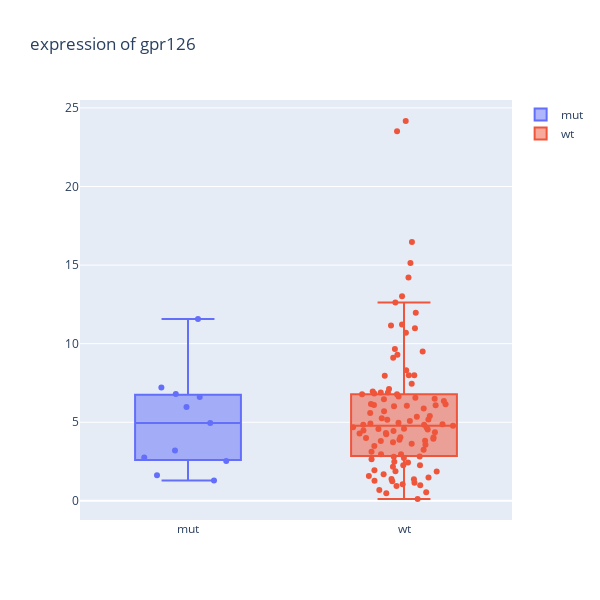

This figure's notebook cell:
### Code cell
dfm = df.pivot(index='patient', columns='xx', values='GPR126')
dfm.columns = ['mut', 'wt']
dfm.head(2)

data=[go.Box(y=dfm[col], name=col, boxpoints='all', pointpos = 0, jitter=1, text=dfm[col].index.tolist()) for col in dfm.columns]

layout=go.Layout(title='expression of gpr126',
                width=600,
                height=600)

fig = go.Figure(data=data, layout=layout)

iplot(fig)

### Figure 1 — Plotly figure (JSON) as saved in the notebook; plotly's stock layout.template omitted (floating-point values rounded to 4 significant figures)
{"data": [{"boxpoints": "all", "jitter": 1, "name": "mut", "pointpos": 0, "text": ["HTMCP-03-06-02001", "HTMCP-03-06-02002", "HTMCP-03-06-02003", "HTMCP-03-06-02006", "HTMCP-03-06-02008", "HTMCP-03-06-02012", "HTMCP-03-06-02013", "HTMCP-03-06-02020", "HTMCP-03-06-02036", "HTMCP-03-06-02037", "HTMCP-03-06-02040", "HTMCP-03-06-02042", "HTMCP-03-06-02046", "HTMCP-03-06-02047", "HTMCP-03-06-02054", "HTMCP-03-06-02057", "HTMCP-03-06-02058", "HTMCP-03-06-02063", "HTMCP-03-06-02068", "HTMCP-03-06-02070", "HTMCP-03-06-02071", "HTMCP-03-06-02074", "HTMCP-03-06-02075", "HTMCP-03-06-02076", "HTMCP-03-06-02089", "HTMCP-03-06-02092", "HTMCP-03-06-02097", "HTMCP-03-06-02098", "HTMCP-03-06-02099", "HTMCP-03-06-02103", "HTMCP-03-06-02108", "HTMCP-03-06-02109", "HTMCP-03-06-02110", "HTMCP-03-06-02113", "HTMCP-03-06-02120", "HTMCP-03-06-02125", "HTMCP-03-06-02128", "HTMCP-03-06-02139", "HTMCP-03-06-02144", "HTMCP-03-06-02145", "HTMCP-03-06-02147", "HTMCP-03-06-02148", "HTMCP-03-06-02149", "HTMCP-03-06-02150", "HTMCP-03-06-02151", "HTMCP-03-06-02152", "HTMCP-03-06-02155", "HTMCP-03-06-02156", "HTMCP-03-06-02170", "HTMCP-03-06-02174", "HTMCP-03-06-02175", "HTMCP-03-06-02176", "HTMCP-03-06-02179", "HTMCP-03-06-02180", "HTMCP-03-06-02182", "HTMCP-03-06-02185", "HTMCP-03-06-02194", "HTMCP-03-06-02195", "HTMCP-03-06-02196", "HTMCP-03-06-02197", "HTMCP-03-06-02202", "HTMCP-03-06-02203", "HTMCP-03-06-02204", "HTMCP-03-06-02205", "HTMCP-03-06-02209", "HTMCP-03-06-02210", "HTMCP-03-06-02213", "HTMCP-03-06-02214", "HTMCP-03-06-02215", "HTMCP-03-06-02216", "HTMCP-03-06-02217", "HTMCP-03-06-02219", "HTMCP-03-06-02222", "HTMCP-03-06-02225", "HTMCP-03-06-02230", "HTMCP-03-06-02235", "HTMCP-03-06-02238", "HTMCP-03-06-02239", "HTMCP-03-06-02240", "HTMCP-03-06-02242", "HTMCP-03-06-02256", "HTMCP-03-06-02259", "HTMCP-03-06-02260", "HTMCP-03-06-02261", "HTMCP-03-06-02262", "HTMCP-03-06-02264", "HTMCP-03-06-02266", "HTMCP-03-06-02267", "HTMCP-03-06-02268", "HTMCP-03-06-02320", "HTMCP-03-06-02322", "HTMCP-03-06-02326", "HTMCP-03-06-02328", "HTMCP-03-06-02330", "HTMCP-03-06-02332", "HTMCP-03-06-02333", "HTMCP-03-06-02335", "HTMCP-03-06-02340", "HTMCP-03-06-02341", "HTMCP-03-06-02344", "HTMCP-03-06-02346", "HTMCP-03-06-02354", "HTMCP-03-06-02377", "HTMCP-03-06-02392", "HTMCP-03-06-02393", "HTMCP-03-06-02396", "HTMCP-03-06-02411", "HTMCP-03-06-02414", "HTMCP-03-06-02417", "HTMCP-03-06-02424", "HTMCP-03-06-02427", "HTMCP-03-06-02428", "HTMCP-03-06-02434", "HTMCP-03-06-02435", "HTMCP-03-06-02437", "HTMCP-03-06-02441", "HTMCP-03-06-02442", "HTMCP-03-06-02447"], "type": "box", "y": [null, null, null, null, null, null, null, null, null, null, null, null, null, null, null, null, 4.959, 2.76, null, null, null, null, 6.795, null, null, null, null, null, null, null, null, null, null, null, null, null, null, null, null, null, null, 1.3, null, null, null, null, null, null, null, null, null, null, null, null, null, null, null, null, null, null, null, 3.197, null, null, null, 2.542, null, 1.622, null, null, null, null, null, null, null, null, null, null, null, null, null, null, 7.21, null, null, null, null, null, null, null, null, 11.57, null, null, null, 5.965, null, null, null, null, 6.6, null, null, null, null, null, null, null, null, null, null, null, null, null, null, null, null, null]}, {"boxpoints": "all", "jitter": 1, "name": "wt", "pointpos": 0, "text": ["HTMCP-03-06-02001", "HTMCP-03-06-02002", "HTMCP-03-06-02003", "HTMCP-03-06-02006", "HTMCP-03-06-02008", "HTMCP-03-06-02012", "HTMCP-03-06-02013", "HTMCP-03-06-02020", "HTMCP-03-06-02036", "HTMCP-03-06-02037", "HTMCP-03-06-02040", "HTMCP-03-06-02042", "HTMCP-03-06-02046", "HTMCP-03-06-02047", "HTMCP-03-06-02054", "HTMCP-03-06-02057", "HTMCP-03-06-02058", "HTMCP-03-06-02063", "HTMCP-03-06-02068", "HTMCP-03-06-02070", "HTMCP-03-06-02071", "HTMCP-03-06-02074", "HTMCP-03-06-02075", "HTMCP-03-06-02076", "HTMCP-03-06-02089", "HTMCP-03-06-02092", "HTMCP-03-06-02097", "HTMCP-03-06-02098", "HTMCP-03-06-02099", "HTMCP-03-06-02103", "HTMCP-03-06-02108", "HTMCP-03-06-02109", "HTMCP-03-06-02110", "HTMCP-03-06-02113", "HTMCP-03-06-02120", "HTMCP-03-06-02125", "HTMCP-03-06-02128", "HTMCP-03-06-02139", "HTMCP-03-06-02144", "HTMCP-03-06-02145", "HTMCP-03-06-02147", "HTMCP-03-06-02148", "HTMCP-03-06-02149", "HTMCP-03-06-02150", "HTMCP-03-06-02151", "HTMCP-03-06-02152", "HTMCP-03-06-02155", "HTMCP-03-06-02156", "HTMCP-03-06-02170", "HTMCP-03-06-02174", "HTMCP-03-06-02175", "HTMCP-03-06-02176", "HTMCP-03-06-02179", "HTMCP-03-06-02180", "HTMCP-03-06-02182", "HTMCP-03-06-02185", "HTMCP-03-06-02194", "HTMCP-03-06-02195", "HTMCP-03-06-02196", "HTMCP-03-06-02197", "HTMCP-03-06-02202", "HTMCP-03-06-02203", "HTMCP-03-06-02204", "HTMCP-03-06-02205", "HTMCP-03-06-02209", "HTMCP-03-06-02210", "HTMCP-03-06-02213", "HTMCP-03-06-02214", "HTMCP-03-06-02215", "HTMCP-03-06-02216", "HTMCP-03-06-02217", "HTMCP-03-06-02219", "HTMCP-03-06-02222", "HTMCP-03-06-02225", "HTMCP-03-06-02230", "HTMCP-03-06-02235", "HTMCP-03-06-02238", "HTMCP-03-06-02239", "HTMCP-03-06-02240", "HTMCP-03-06-02242", "HTMCP-03-06-02256", "HTMCP-03-06-02259", "HTMCP-03-06-02260", "HTMCP-03-06-02261", "HTMCP-03-06-02262", "HTMCP-03-06-02264", "HTMCP-03-06-02266", "HTMCP-03-06-02267", "HTMCP-03-06-02268", "HTMCP-03-06-02320", "HTMCP-03-06-02322", "HTMCP-03-06-02326", "HTMCP-03-06-02328", "HTMCP-03-06-02330", "HTMCP-03-06-02332", "HTMCP-03-06-02333", "HTMCP-03-06-02335", "HTMCP-03-06-02340", "HTMCP-03-06-02341", "HTMCP-03-06-02344", "HTMCP-03-06-02346", "HTMCP-03-06-02354", "HTMCP-03-06-02377", "HTMCP-03-06-02392", "HTMCP-03-06-02393", "HTMCP-03-06-02396", "HTMCP-03-06-02411", "HTMCP-03-06-02414", "HTMCP-03-06-02417", "HTMCP-03-06-02424", "HTMCP-03-06-02427", "HTMCP-03-06-02428", "HTMCP-03-06-02434", "HTMCP-03-06-02435", "HTMCP-03-06-02437", "HTMCP-03-06-02441", "HTMCP-03-06-02442", "HTMCP-03-06-02447"], "type": "box", "y": [11.16, 1.858, 7.997, 4.785, 6.084, 9.099, 4.315, 4.371, 9.659, 2.968, 4.232, 6.142, 4.589, 5.156, 3.625, 4.844, null, null, 2.258, 7.965, 6.558, 6.824, null, 23.52, 3.243, 6.962, 3.808, 4.878, 1.949, 15.14, 7.444, 2.493, 11.23, 6.898, 3.943, 3.818, 4.005, 4.674, 4.448, 5.867, 5.701, null, 2.17, 3.116, 5.391, 9.299, 1.051, 6.098, 5.354, 4.479, 6.785, 5.586, 0.6882, 0.942, 0.9875, 12.62, 3.891, 1.48, 3.493, 24.17, 1.395, null, 4.284, 1.246, 2.967, null, 6.498, null, 5.25, 14.21, 6.457, 2.432, 1.574, 2.82, 10.99, 0.116, 2.731, 2.256, 4.846, 3.725, 9.5, 4.974, null, 1.144, 5.081, 1.888, 7.122, 16.46, 6.049, 13.01, 4.569, null, 1.284, 10.7, 6.887, null, 7.997, 6.023, 6.355, 4.917, null, 5.18, 11.96, 8.302, 4.67, 6.787, 4.027, 0.4869, 1.377, 2.649, 2.812, 4.534, 6.634, 6.162, 3.57, 0.5511, 1.685, 4.044]}], "layout": {"height": 600, "title": {"text": "expression of gpr126"}, "width": 600}}
